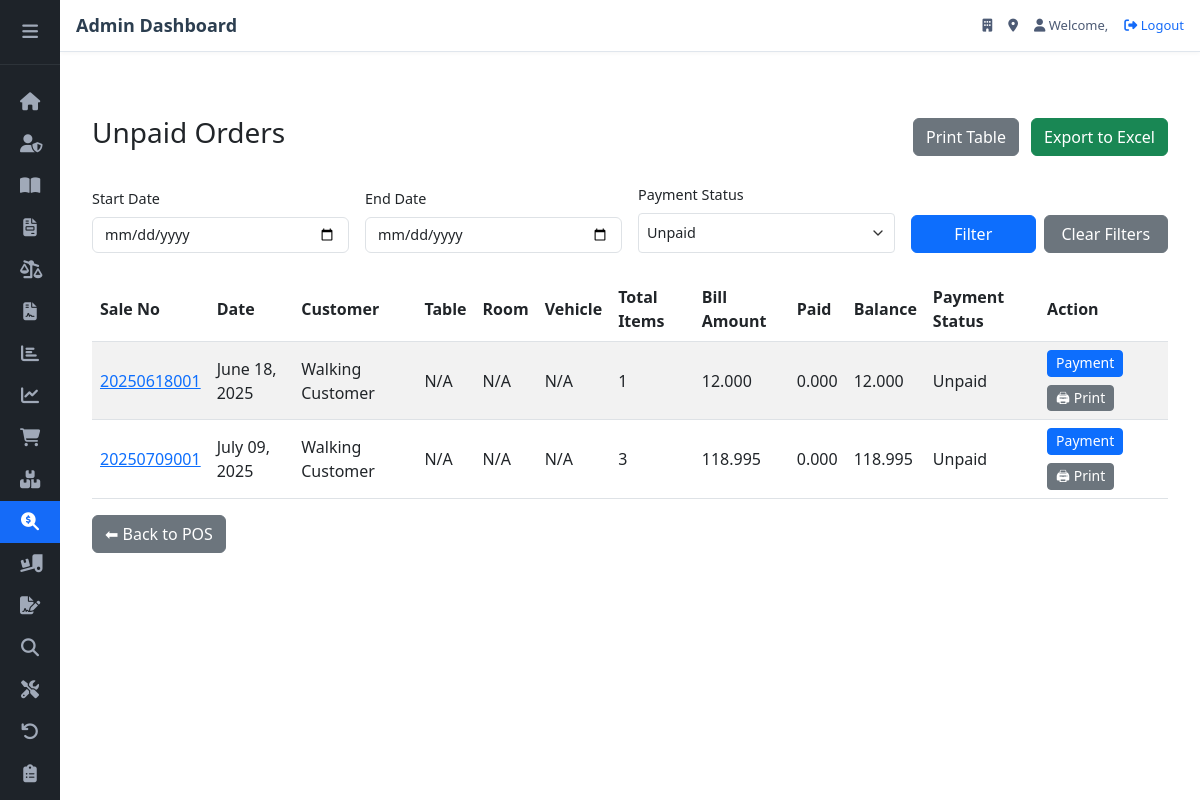
The page /sale_inquiry/ (signed in) on the database as committed earlier.
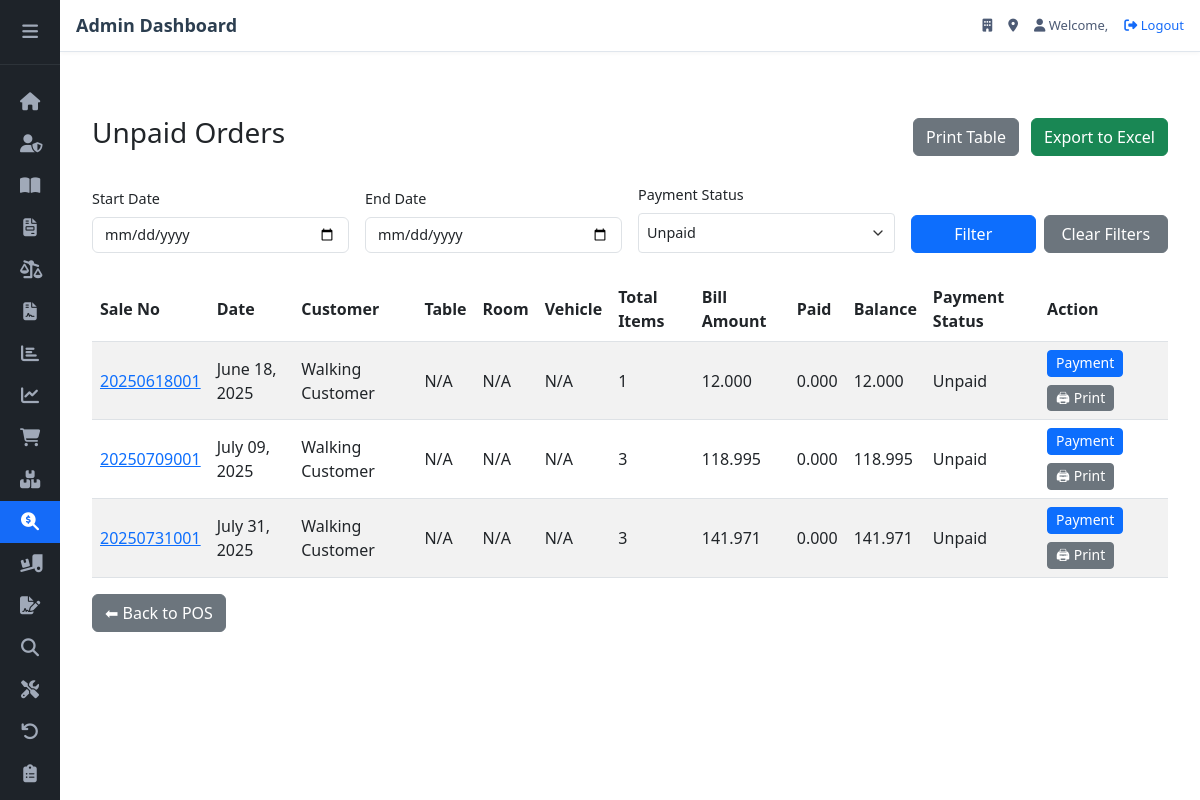
The same page on the database as committed later.
### pos/models.py (models this page shows, shortened)
class SalesHeader(models.Model):
    sale_id = models.BigAutoField(primary_key=True)
    business_unit = models.ForeignKey('BusinessUnit', on_delete=models.CASCADE, db_column='business_unit_id')
    branch = models.ForeignKey('Branch', on_delete=models.CASCADE, db_column='branch_id', default=0)
    customer = models.ForeignKey('Customer', on_delete=models.CASCADE, db_column='customer_id')
    table = models.ForeignKey('Tables', on_delete=models.SET_NULL, null=True, blank=True, db_column='table_id')
    room = models.ForeignKey('Rooms', on_delete=models.SET_NULL, null=True, blank=True, db_column='room_id')
    vehicle = models.ForeignKey('Vehicle', on_delete=models.SET_NULL, null=True, blank=True, db_column='vehicle_id')
    sale_date = models.DateField(auto_now_add=True, null=False)
    sale_no = models.CharField(max_length=50, default='', null=False)
    total_amount = models.DecimalField(max_digits=22, decimal_places=3, default=0, null=False)
    payment_method = models.CharField(max_length=50, default='', null=False)
    discount_amount = models.DecimalField(max_digits=22, decimal_places=3, default=0, null=False)
    tax = models.DecimalField(max_digits=22, decimal_places=3, default=0, null=False)
    tax_amount = models.DecimalField(max_digits=22, decimal_places=3, default=0, null=False)
    service_type = models.CharField(max_length=50, default='', null=False)
    service_id = models.BigIntegerField(default=0, null=False)
    payment_status = models.CharField(max_length=10, default='Unpaid')
    create_dt = models.DateField(auto_now_add=True, null=False)
    create_tm = models.DateTimeField(auto_now_add=True, null=False)
    create_by = models.CharField(max_length=10, default='', null=False)
    create_remarks = models.CharField(max_length=200, default='', null=False)
    update_dt = models.DateField(default='1900-01-01', null=False)
    update_tm = models.DateField(default='1900-01-01', null=False)
    update_by = models.CharField(max_length=10, default='', blank=True)
    update_marks = models.CharField(max_length=200, default='', blank=True)
    class Meta:
        db_table = 'SALESHEADER'
    @property
    def daily_sale_no(self):
        if not self.sale_date:
            return "20250101001"
        if self.sale_no and self.sale_no.isdigit():
            seq_num = self.sale_no.zfill(3)
        else:
            earlier_sales = SalesHeader.objects.filter(
                sale_date=self.sale_date,
                sale_id__lt=self.sale_id if self.sale_id else 999999999
            ).count()
            seq_num = str(earlier_sales + 1).zfill(3)
        date_str = self.sale_date.strftime('%Y%m%d')
        return f"{date_str}{seq_num}"
    @property
    def get_sale_no(self):
        return self.daily_sale_no

class Customer(models.Model):
    customer_id = models.BigAutoField(primary_key=True)
    business_unit = models.ForeignKey(BusinessUnit, on_delete=models.CASCADE, db_column='business_unit_id')
    customer_name = models.CharField(max_length=150, null=False)
    phone_1 = models.BigIntegerField(default=0, null=False)
    phone_2 = models.BigIntegerField(default=0, null=False)
    email = models.CharField(max_length=50, default='', null=False)
    address = models.CharField(max_length=200, default='', null=False)
    create_dt = models.DateField(auto_now_add=True, null=False)
    create_tm = models.DateTimeField(auto_now_add=True, null=False)
    create_by = models.CharField(max_length=10, default='', null=False)
    create_remarks = models.CharField(max_length=200, default='', null=False)
    update_dt = models.DateField(default='1900-01-01', null=False)
    update_tm = models.DateField(default='1900-01-01', null=False)
    update_by = models.CharField(max_length=10, default='', blank=True)
    update_marks = models.CharField(max_length=200, default='', blank=True)
    class Meta:
        db_table = 'CUSTOMER'

### pos/views.py (the view, shortened to what this page needs)
# urls.py: path('sale_inquiry/', views.sale_inquiry, name='sale_inquiry'),
@login_required
def sale_inquiry(request):
    business_unit_id = request.session.get('business_unit_id')
    try:
        start_date = request.GET.get('start_date')
        end_date = request.GET.get('end_date')
        payment_status = request.GET.getlist('payment_status')
        unpaid_sales = SalesHeader.objects.filter(
            business_unit_id=business_unit_id,
            payment_status__in=['Unpaid', 'Partially Paid', 'Paid']
        ).select_related('customer', 'business_unit', 'branch', 'table', 'room', 'vehicle')\
         .annotate(total_items=Count('salesline'))\
         .annotate(
             sale_no_numeric=Cast(
                 Substr('sale_no', 6),
                 output_field=IntegerField()
             )
         ).order_by('-sale_no_numeric')
        if payment_status:
            unpaid_sales = unpaid_sales.filter(payment_status__in=payment_status)
        sales_data = []
        updated_sale_nos = []
        for sale in unpaid_sales:
            paid_amount, balance, payment_details = calculate_payment_details(sale)
            new_payment_status = 'Unpaid'
            if paid_amount > 0:
                new_payment_status = 'Partially Paid' if paid_amount < sale.total_amount else 'Paid'
                if sale.payment_status != new_payment_status:
                    sale.payment_status = new_payment_status
                    sale.update_dt = timezone.now().date()
                    sale.update_tm = timezone.now()
                    sale.update_marks = f"Payment status updated to {new_payment_status} on {sale.update_dt}"
                    sale.save(update_fields=['payment_status', 'update_dt', 'update_tm', 'update_marks'])
                    if new_payment_status == 'Partially Paid':
                        updated_sale_nos.append(sale.sale_no)
                        sale.is_updated = True
                    else:
                        sale.is_updated = False
                else:
                    sale.is_updated = False
            else:
                sale.is_updated = False
            sale.paid_amount = paid_amount
            sale.balance = balance
            logger.debug(
                f"sale_inquiry - Sale {sale.sale_no}: "
                f"total_amount={sale.total_amount:.3f}, paid_amount={paid_amount:.3f}, "
                f"balance={balance:.3f}, business_unit_id={sale.business_unit.business_unit_id}, "
                f"update_dt={sale.update_dt}, update_marks={sale.update_marks}, "
                f"payment_details={payment_details}"
            )
            sales_data.append({
                'sale_no': sale.sale_no,
                'total_amount': float(sale.total_amount),
                'paid_amount': float(sale.paid_amount),
                'balance': float(sale.balance),
                'payment_status': sale.payment_status,
                'update_dt': sale.update_dt
            })
        context = {
            'unpaid_sales': unpaid_sales,
            'start_date': start_date,
            'end_date': end_date,
            'payment_status': payment_status,
        }
        logger.debug(
            f"sale_inquiry: Context sent to sale_inquiry.html: "
            f"unpaid_sales={sales_data}, updated_sale_nos={updated_sale_nos}, "
            f"payment_status={payment_status}"
        )
        return render(request, 'sale_inquiry.html', context)
    except Exception as e:
        logger.error(f"Error in sale_inquiry: {str(e)}")
        messages.error(request, f"Error: {str(e)}")
        return redirect('home')

### pos/views.py (called while the page is built)
def login_required(view_func):
    @wraps(view_func)
    def wrapper(request, *args, **kwargs):
        missing_keys = []
        if 'saas_user_id' not in request.session:
            missing_keys.append('saas_user_id')
        if 'business_unit_id' not in request.session:
            missing_keys.append('business_unit_id')
        if 'branch_id' not in request.session:
            missing_keys.append('branch_id')
        if missing_keys:
            logger.warning(f"Access denied to {view_func.__name__}. Missing session keys: {missing_keys}")
            messages.error(request, f"Please log in and select a business unit and branch. Missing: {', '.join(missing_keys)}")
            return redirect('login')
        return view_func(request, *args, **kwargs)
    return wrapper

### pos/templates/sale_inquiry.html (shortened to what the changed rows need)
{% extends "base.html" %}
{% load static %}
{% block content %}
<head>
    <link href="https://cdn.jsdelivr.net/npm/bootstrap@5.3.0/dist/css/bootstrap.min.css" rel="stylesheet">
    <link rel="stylesheet" href="{% static 'images/css/sale_inquiry.css' %}">
</head>
<body>
    <div class="container mt-5">
        <div class="d-flex justify-content-between align-items-center mb-4">
            <h2>Unpaid Orders</h2>
        </div>
        <table class="table table-striped" id="unpaidOrdersTable">
            <thead>
                <tr>
                    <th>Sale No</th>
                    <th>Date</th>
                    <th>Customer</th>
                    <th>Table</th>
                    <th>Room</th>
                    <th>Vehicle</th>
                    <th>Total Items</th>
                    <th>Bill Amount</th>
                    <th>Paid</th>
                    <th>Balance</th>
                    <th>Payment Status</th>
                    <th>Action</th>
                </tr>
            </thead>
            <tbody>
                {% for sale in unpaid_sales %}
                <tr>
                    <td><a href="{% url 'sale_detail' sale.sale_id %}">{{ sale.get_sale_no }}</a></td>
                    <td>{{ sale.sale_date|date:"F d, Y" }}</td>
                    <td>{{ sale.customer.customer_name|default:"N/A" }}</td>
                    <td>{{ sale.table.table_name|default:"N/A" }}</td>
                    <td>{{ sale.room.room_name|default:"N/A" }}</td>
                    <td>{{ sale.vehicle.vehicle_no|default:"N/A" }}</td>
                    <td>{{ sale.total_items }}</td>
                    <td>{{ sale.total_amount|floatformat:3 }}</td>
                    <td>{{ sale.paid_amount|floatformat:3|default:"0.000" }}</td>
                    <td>{{ sale.balance|floatformat:3|default:sale.total_amount|floatformat:3 }}</td>
                    <td>{{ sale.payment_status }}</td>
                    <td>
                        <div class="action-buttons">
                            {% if sale.payment_status != 'Paid' %}
                                <a href="{% url 'process_payment' %}?sale_id={{ sale.sale_id }}" class="btn btn-sm btn-primary">Payment</a>
                            {% endif %}
                            <button class="btn btn-sm btn-secondary" onclick="printOrder('{{ sale.sale_id }}')">🖨 Print</button>
                        </div>
                    </td>
                </tr>
                {% empty %}
                <tr>
                    <td colspan="12">No unpaid orders found.</td>
                </tr>
                {% endfor %}
            </tbody>
        </table>
    </div>
</body>
{% endblock content %}

Rows that differ between the two databases and show on the page:
added SalesHeader: get_sale_no "20250731001", sale_date "July 31, 2025", customer.customer_name "Walking Customer", table.table_name "N/A", room.room_name "N/A", vehicle.vehicle_no "N/A", total_items "3", total_amount "141.971", paid_amount "0.000", balance "141.971", payment_status "Unpaid"
